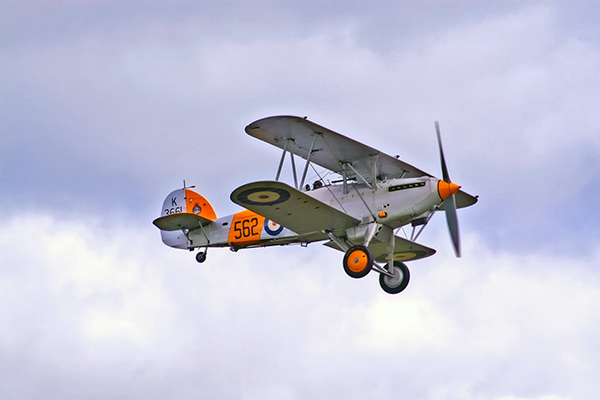
#> input picture study/opencv/data/airplane.bmp, 600 x 400 px
$ python resize.py
#> lines starting #> are read from the running program, lines starting #| are printed output that depends on the picture
import sys
import numpy as np
import cv2

src = cv2.imread('./data/airplane.bmp')
#> src is the input picture: shape (400, 600, 3); mean B, G, R 217.1, 197.6, 196.8

if src is None:
    print('image load failed')
    sys.exit()

dst1 = cv2.resize(src, (0,0), fx=4, fy=4, interpolation=cv2.INTER_NEAREST)
dst2 = cv2.resize(src, (1920,1280), interpolation = cv2.INTER_LINEAR)
dst3=  cv2.resize(src, (1920, 1280), interpolation = cv2.INTER_CUBIC)   ## w, h
dst4 = cv2.resize(src, (1920, 1280), interpolation=cv2.INTER_LANCZOS4)

dst5 = cv2.pyrDown(src)
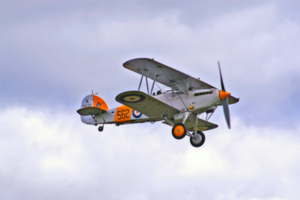
#> dst5: shape (200, 300, 3); mean B, G, R 217.1, 197.6, 196.8

dst6 = cv2.flip(src, -1)
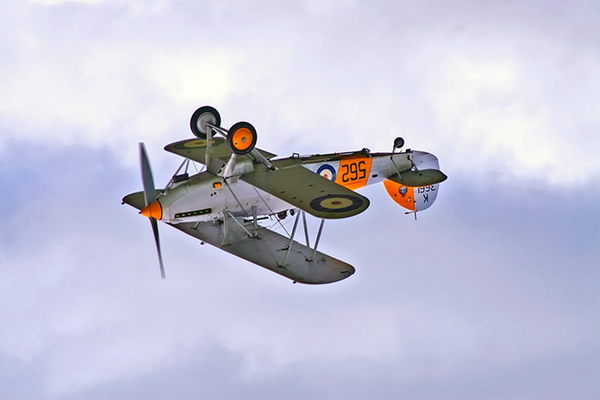
#> dst6: shape (400, 600, 3); mean B, G, R 217.1, 197.6, 196.8

cv2.imshow('src', src)
cv2.imshow('dst', dst6)  ## h, w
cv2.waitKey()
#> (the run stopped early here; a loop or call above may not have finished)

$ run again, with study/opencv/data/field.bmp copied over study/opencv/data/airplane.bmp
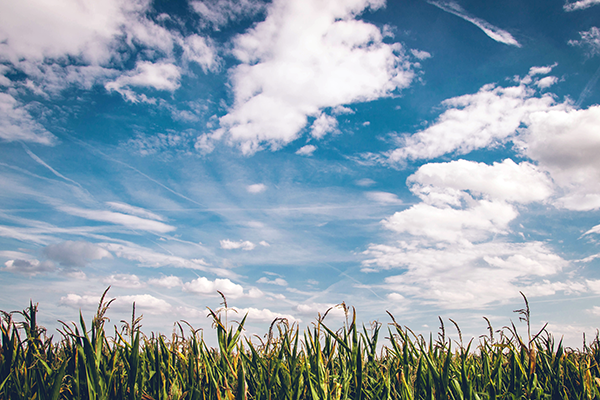
#> input picture study/opencv/data/field.bmp, 600 x 400 px
#> src is the input picture: shape (400, 600, 3); mean B, G, R 173.2, 160.3, 141.8
#> `dst5 = cv2.pyrDown(src)`:
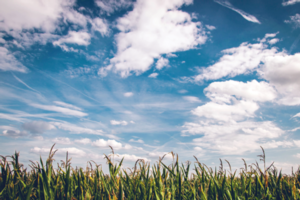
#> dst5: shape (200, 300, 3); mean B, G, R 173.4, 160.4, 141.9
#> `dst6 = cv2.flip(src, -1)`:
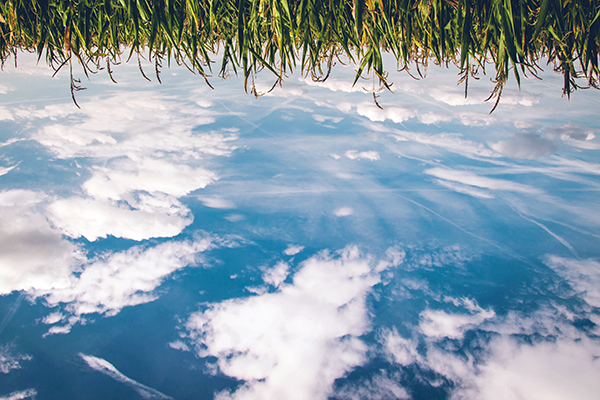
#> dst6: shape (400, 600, 3); mean B, G, R 173.2, 160.3, 141.8
